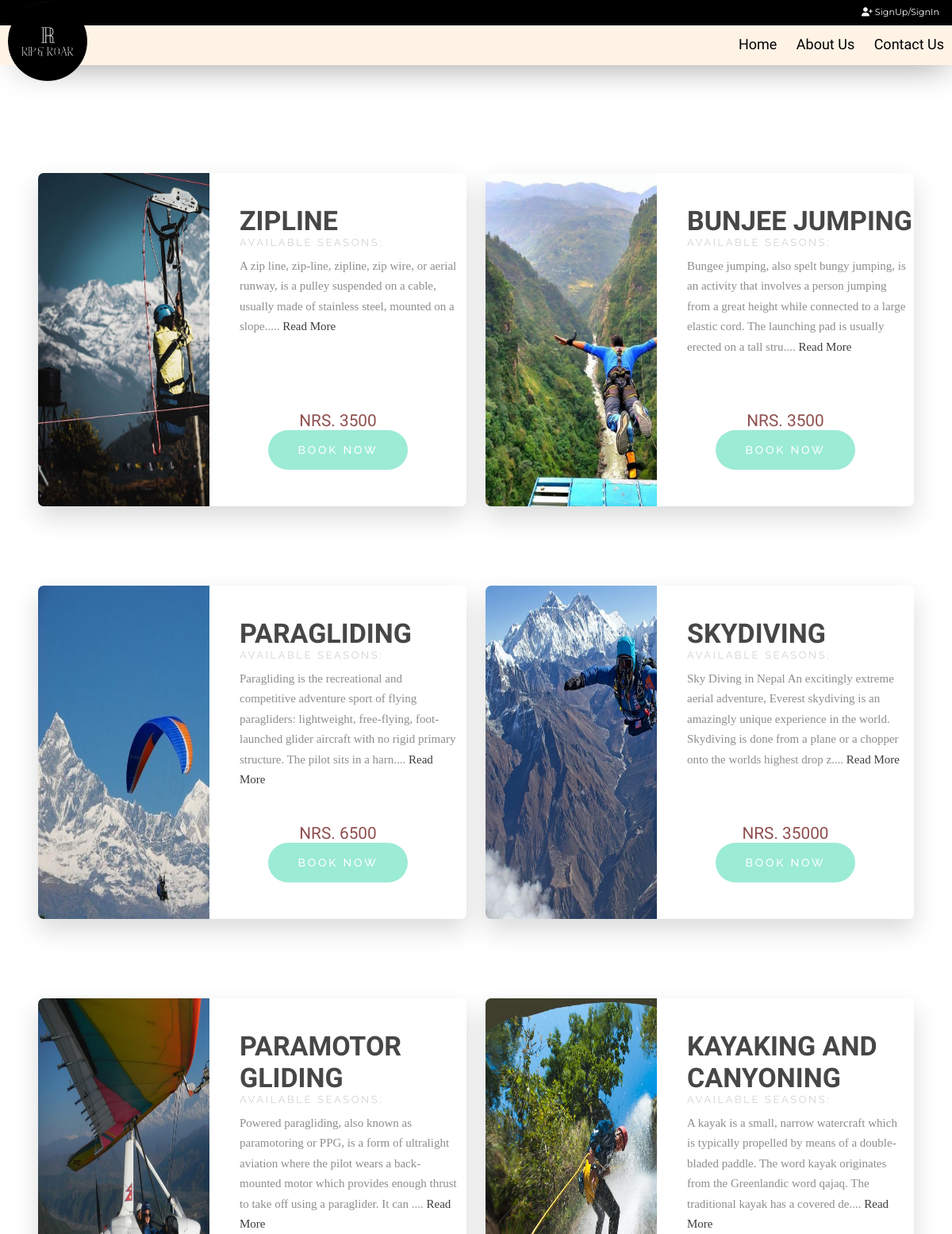
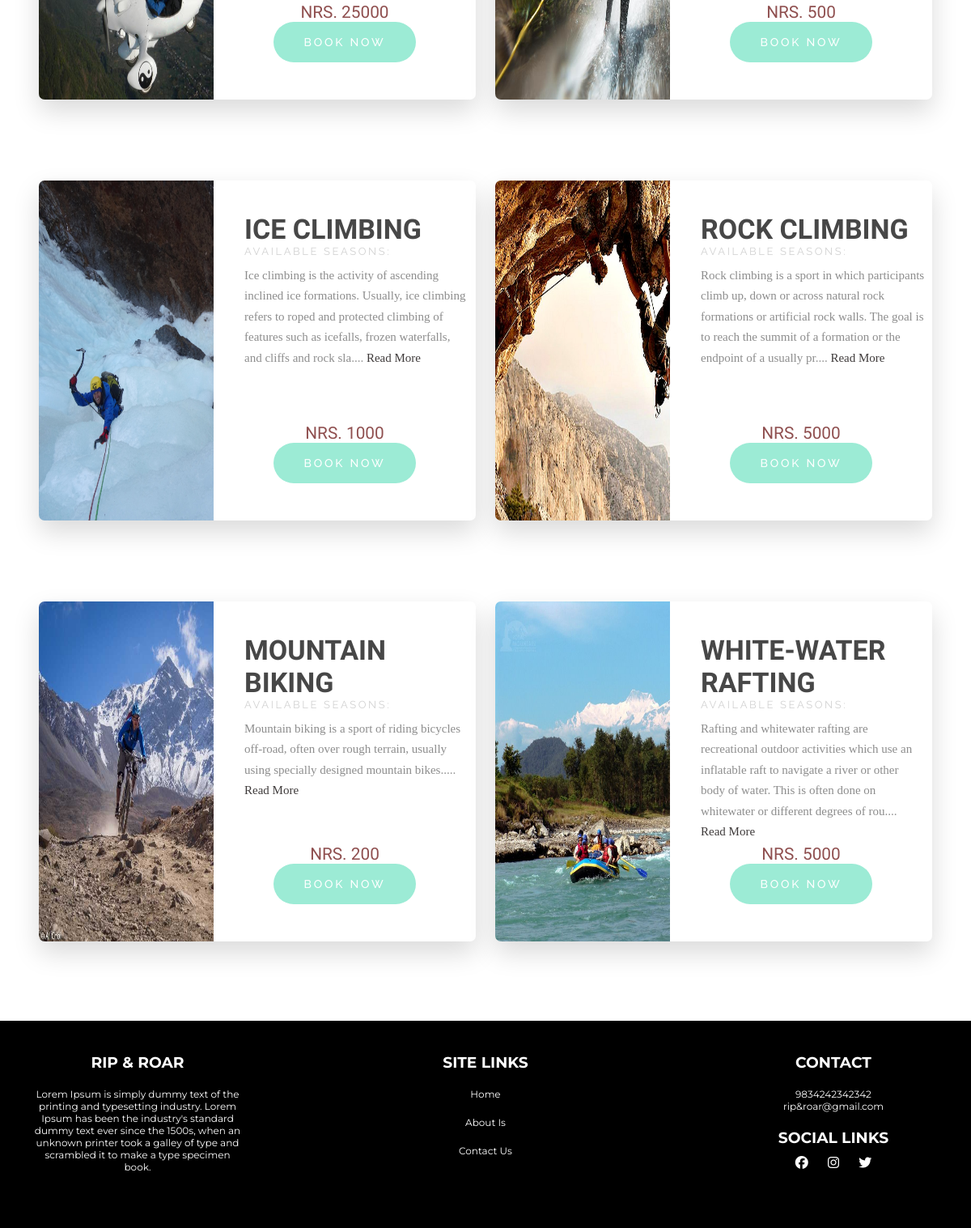
/source/explore.php, run on the app's committed database (2 pictures, top to bottom).
### tables this page shows
CREATE TABLE `sport` (
  `sport_id` int(11) NOT NULL,
  `name` varchar(255) NOT NULL,
  `opening_season` varchar(255) NOT NULL,
  `slot_duration` int(11) NOT NULL,
  `price` double NOT NULL,
  `thumbnail1` varchar(500) NOT NULL,
  `thumbnail2` varchar(500) NOT NULL,
  `thumbnail3` varchar(500) NOT NULL,
  `description` varchar(1000) NOT NULL
);

### source/includes/db.php (called while the page is built, shortened)
<?php
class DbConnection{
    private $host = 'localhost';
    private $username = 'root';
    private $password = '';
    private $database = 'rrdb';
    protected $connection;
    public function __construct(){
        if (!isset($this->connection)) {
            $this->connection = new mysqli($this->host, $this->username, $this->password, $this->database);
        }
        return $this->connection;
    }
}
?>

### source/includes/crud.php (called while the page is built, shortened)
<?php
     include_once "db.php";
     class CrudOperation extends DbConnection{
         public function fetch_all_table_data($table_name) {
            $sql = "SELECT * FROM $table_name";
            $query = $this->connection->query($sql);
            while($row = mysqli_fetch_assoc($query)){
                $array[] = $row;
            }
            return $array;
         }
     }
     $crud = new CrudOperation;
?>

### source/explore.php (the view, shortened to what this page needs)
<?php include_once 'header.php'; ?>
    <br><br>
    <div class="sportDisplay">
        <?php
            $sports = $crud->fetch_all_table_data('sport');
            foreach($sports as $sport) {
                ?>
                <div class="wrapper">
                    <div class="product-img">
                        <img src="dbImages/sports/<?php echo $sport['thumbnail1'] ?>" height="420" width="327">
                    </div>
                    <div class="product-info">
                        <div class="product-text">
                            <h1><?php echo strtoupper($sport['name']); ?></h1>
                            <h2>Available Seasons: <?php echo strtoupper($sport['available_season']); ?></h2>
                            <p><?php echo substr($sport['description'],0,200); ?>....
                                <a href="sport.php?sportId=<?php echo $sport['sport_id']; ?>"  >Read More</a>
                            </p>
                        </div>
                        <div class="product-price-btn">
                            <p><span>NRS. <?php echo strtoupper($sport['price']); ?></span></p>
                            <a href="sport.php?sportId=<?php echo $sport['sport_id']; ?>" onclick="">Book Now</a>
                        </div>
                    </div>
                </div>
                <?php
            }
            ?>
    </div>
<?php include_once 'footer.php'; ?>

### source/header.php (shortened to what this page needs)
<?php
   $curPage = basename($_SERVER['PHP_SELF']);
   ?>
<!DOCTYPE html>
<html lang="en">
<head>
    <link rel="stylesheet" type="text/css" href="css/main.css" />
    <link rel="stylesheet" type="text/css" href="css/flickity.css" />
</head>
<body>
   <div class="top-nav">
      <?php if (!isset($_SESSION['user']) ||(trim ($_SESSION['user']) == '')){ ?>
      <a href="register.php" class="logout <?php echo ($curPage == "register.php" ? "active" : "");?>"><i class="fas fa-user-plus"></i> SignUp/SignIn</a>
      <?php }?>
   </div>
   <div class="nav " >
      <div class="nav-header">
         <div class="nav-title">
         <img src="assets/logo.PNG" alt="Logo" style="width:100px;height:100px;position:relative;top:-40px;z-index:9999;
            ">
         </div>
      </div>
      <div class="nav-links">
         <a href="index.php" class="<?php echo ($curPage == "index.php" ? "active" : "");?>" >Home</a>
         <a href="about.php" class="<?php echo ($curPage == "about.php" ? "active" : "");?>">About Us</a>
         <a href="contact.php" class="<?php echo ($curPage == "contact.php" ? "active" : "");?>"> Contact Us</a>
      </div>
   </div>

### source/footer.php (shortened to what this page needs)
    <section class="bg pd-20 mt-20" id="footer" style="border-radius:0;">
        <div class="space-between">
            <div class="pd-20">
                <div><h3>RIP & ROAR</h3></div>
                <p class="mt-20">
                Lorem Ipsum is simply dummy text of the printing and typesetting industry. Lorem Ipsum has been the industry's standard dummy text ever since the 1500s, when an unknown printer took a galley of type and scrambled it to make a type specimen book.
                </p>
            </div>
            <div class="pd-20">
                <div><h3>SITE LINKS</h3></div>
                <p class="mt-20"><a href="home.php" >Home</a></p>
                <p class="mt-20"><a href="about.php" >About Is</a></p>
                <p class="mt-20"><a href="contact.php" >Contact Us</a></p>
            </div>
            <div class="pd-20">
                <div><h3>CONTACT</h3></div>
                <p class="mt-20">
                    9834242342342
                </p class="mt-20">
                <p>rip&roar@gmail.com</p>
                <div class="mt-20">
                    <h3 class="mb-10">SOCIAL LINKS</h3>
                    <div class="display-inline pd-10"><i class="fab fa-facebook"></i></div>
                    <div class="display-inline pd-10"><i class="fab fa-instagram"></i></div>
                    <div class="display-inline pd-10"><i class="fab fa-twitter"></i></div>
                </div>
            </div>
        </div>
    </section>
    </body>
</html>

### data on the page
sport: thumbnail1 (picture), name "ZIPLINE", description "A zip line, zip-line, zipline, zip wire, or aerial runway, is a pulley suspended on a cable, usually made of stainless steel, mounted on a slope.", price "3500"
sport: thumbnail1 (picture), name "BUNJEE JUMPING", description "Bungee jumping, also spelt bungy jumping, is an activity that involves a person jumping from a great height while connected to a large elastic cord. The launching pad is usually erected on a tall stru", price "3500"
sport: thumbnail1 (picture), name "PARAGLIDING", description "Paragliding is the recreational and competitive adventure sport of flying paragliders: lightweight, free-flying, foot-launched glider aircraft with no rigid primary structure. The pilot sits in a harn", price "6500"
sport: thumbnail1 (picture), name "SKYDIVING", description "Sky Diving in Nepal An excitingly extreme aerial adventure, Everest skydiving is an amazingly unique experience in the world. Skydiving is done from a plane or a chopper onto the worlds highest drop z", price "35000"
sport: thumbnail1 (picture), name "PARAMOTOR GLIDING", description "Powered paragliding, also known as paramotoring or PPG, is a form of ultralight aviation where the pilot wears a back-mounted motor which provides enough thrust to take off using a paraglider. It can", price "25000"
sport: thumbnail1 (picture), name "KAYAKING AND CANYONING", description "A kayak is a small, narrow watercraft which is typically propelled by means of a double-bladed paddle. The word kayak originates from the Greenlandic word qajaq. The traditional kayak has a covered de", price "500"
sport: thumbnail1 (picture), name "ICE CLIMBING", description "Ice climbing is the activity of ascending inclined ice formations. Usually, ice climbing refers to roped and protected climbing of features such as icefalls, frozen waterfalls, and cliffs and rock sla", price "1000"
sport: thumbnail1 (picture), name "ROCK CLIMBING", description "Rock climbing is a sport in which participants climb up, down or across natural rock formations or artificial rock walls. The goal is to reach the summit of a formation or the endpoint of a usually pr", price "5000"
sport: thumbnail1 (picture), name "MOUNTAIN BIKING", description "Mountain biking is a sport of riding bicycles off-road, often over rough terrain, usually using specially designed mountain bikes.", price "200"
sport: thumbnail1 (picture), name "WHITE-WATER RAFTING", description "Rafting and whitewater rafting are recreational outdoor activities which use an inflatable raft to navigate a river or other body of water. This is often done on whitewater or different degrees of rou", price "5000"
